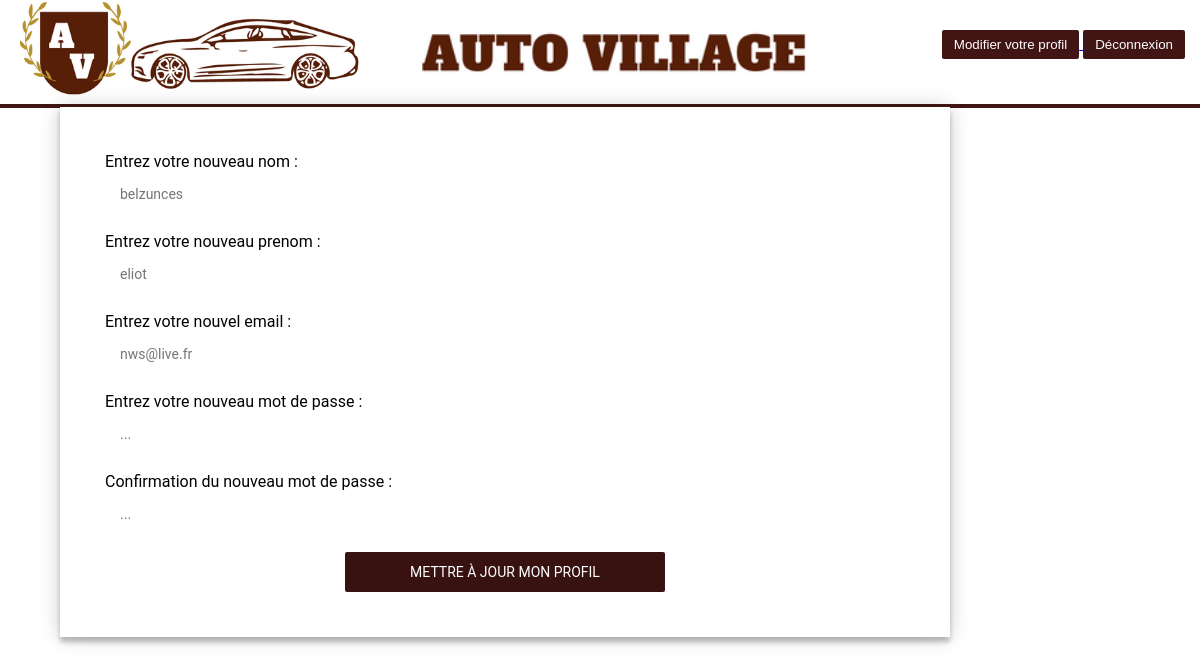
Page /edit_profil.php (signed in) on the committed database.
### tables this page shows
CREATE TABLE IF NOT EXISTS `user` (
  `id` int(11) NOT NULL AUTO_INCREMENT,
  `nom` varchar(255) NOT NULL,
  `prenom` varchar(255) NOT NULL,
  `email` varchar(255) NOT NULL,
  `password` varchar(255) NOT NULL,
  PRIMARY KEY (`id`),
  UNIQUE KEY `email` (`email`),
  KEY `prenom` (`prenom`)
);

### edit_profil.php (the view, shortened to what this page needs)
<?php
$data_base = new PDO("mysql:dbname=auto_enchere;host=localhost", "root", "root");
if (isset($_SESSION['user_id'])) {
    $requete = $data_base->prepare("SELECT * FROM user WHERE id = ?");
    $requete->execute([$_SESSION['user_id']]);
    $user = $requete->fetch();
?>
<!DOCTYPE html>
<html lang="en">
<head>
</head>
<body>
<header>
<a href="index.php"><img src="images/logo.png" alt="" class="logo" /></a>
<a href="index.php"><img src="images/logo_text.png" alt="" class="logo_text" /></a>
<nav>
    <a href="edit_profil.php"> <button> Modifier votre profil </button> </a>
    <a href="deconnexion.php"> <button> Déconnexion </button> </a>
</nav>
</header>
    <div class="div_form " >
    <form method="POST" action="edit_profil.php">
        <label> Entrez votre nouveau nom : </label>
        <input type="text" name="newnom" placeholder="<?= $user["nom"]; ?>">
        <label>Entrez votre nouveau prenom :</label>
        <input type="text" name="newprenom" placeholder="<?= $user["prenom"]; ?>">
        <label for="email">Entrez votre nouvel email :</label>
        <input type="text" name="newemail" placeholder="<?= $user["email"]; ?>">
        <label>Entrez votre nouveau mot de passe :</label>
        <input type="password" name="newmdp1" placeholder="...">
        <label>Confirmation du nouveau mot de passe :</label>
        <input type="password" name="newmdp2" placeholder="..." />
        <button> Mettre à jour mon profil</button>
    </form>
</div>
<?php } else {
    echo  "Vos deux mot de passe ne correspondent pas !";
}
?>
</body>
</html>

### edit_profil.php (style rules this page uses)
header { background-color: #ffffff; position: fixed; left: 0px; right: 0px; top: 0px; min-height: 13vh; display: flex; justify-content: space-between; border-bottom: 4px solid rgb(66, 21, 21); }
.logo { height: 12vh; margin-left: 20px; }
.logo_text { height: 8vh; margin-top: 20px; margin-left: -10%; }
nav { margin-top: 30px; margin-right: 15px; }
nav button { background-color: rgb(66, 21, 21); color: #fff; padding: 7px 12px; border: none; cursor: pointer; border-radius: 2px; }
.div_form { padding: 7% 35% 0; margin-top: 2%; }
form { font-family: "Roboto", sans-serif; position: fixed; left: 5%; z-index: 1; background: #ffffff; width: 800px; padding: 45px; text-align: left; box-shadow: 0 0 20px 0 rgba(0, 0, 0, 0.2), 0 5px 5px 0 rgba(0, 0, 0, 0.24); }
form input { font-family: "Roboto", sans-serif; outline: 0; background: white; width: 100%; border: 0; margin: 0 0 15px; padding: 15px; box-sizing: border-box; font-size: 14px; }
form button { font-family: "Roboto", sans-serif; text-transform: uppercase; outline: 0; background: rgb(56, 17, 17); width: 40%; margin-left: 30%; margin-right: 15%; border: 0; padding: 12px; color: #ffffff; font-size: 14px; border-radius: 2px; cursor: pointer; }

### rows in the picture
user: newnom "belzunces", newprenom "eliot", newemail "nws@live.fr"
